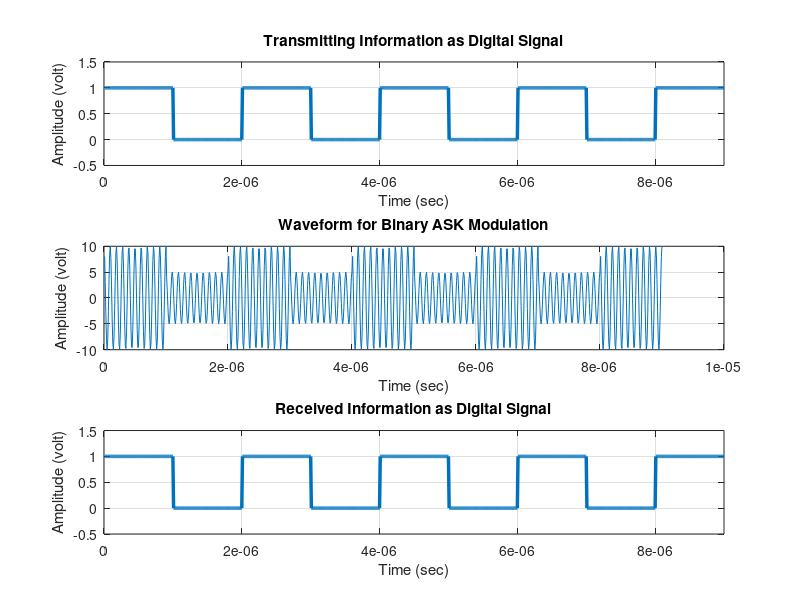

Here is the MATLAB script that generated this plot:
clc;
clear all;
close all;

% Input binary data
x = [1 0 1 0 1 0 1 0 1];
bp = 0.000001;  % Bit period
disp('Binary Information at Transmitter:');
disp(x);

% Transmitting digital signal
bit = [];
for n = 1:length(x)
    if x(n) == 1
        se = ones(1, 100);
    else
        se = zeros(1, 100);
    end
    bit = [bit se];
end

t1 = bp/100:bp/100:100*length(x)*(bp/100);
subplot(3,1,1);
plot(t1, bit, 'LineWidth', 2.5);
grid on;
axis([0 bp*length(x) -0.5 1.5]);
ylabel('Amplitude (volt)');
xlabel('Time (sec)');
title('Transmitting Information as Digital Signal');

% Binary ASK Modulation
A1 = 10;  % Amplitude for 1
A2 = 5;   % Amplitude for 0
br = 1/bp;
f = br * 10;
t2 = bp/99:bp/99:bp;
ss = length(t2);
m = [];

for i = 1:length(x)
    if x(i) == 1
        y = A1 * cos(2*pi*f*t2);
    else
        y = A2 * cos(2*pi*f*t2);
    end
    m = [m y];
end

t3 = bp/99:bp/99:bp*length(x);
subplot(3,1,2);
plot(t3, m);
grid on;
xlabel('Time (sec)');
ylabel('Amplitude (volt)');
title('Waveform for Binary ASK Modulation');

% ASK Demodulation
mn = [];
for n = ss:ss:length(m)
    t = bp/99:bp/99:bp;
    y = cos(2*pi*f*t);  % Coherent detection
    mm = y .* m((n-(ss-1)):n);
    z = trapz(t, mm);  % Integration
    zz = round((2*z/bp));  % Normalization
    if zz > 7.5  % Threshold
        a = 1;
    else
        a = 0;
    end
    mn = [mn a];
end

disp('Binary Information at Receiver:');
disp(mn);

% Received digital signal
bit = [];
for n = 1:length(mn)
    if mn(n) == 1
        se = ones(1, 100);
    else
        se = zeros(1, 100);
    end
    bit = [bit se];
end

t4 = bp/100:bp/100:100*length(mn)*(bp/100);
subplot(3,1,3);
plot(t4, bit, 'LineWidth', 2.5);
grid on;
axis([0 bp*length(mn) -0.5 1.5]);
xlabel('Time (sec)');
ylabel('Amplitude (volt)');
title('Received Information as Digital Signal');
